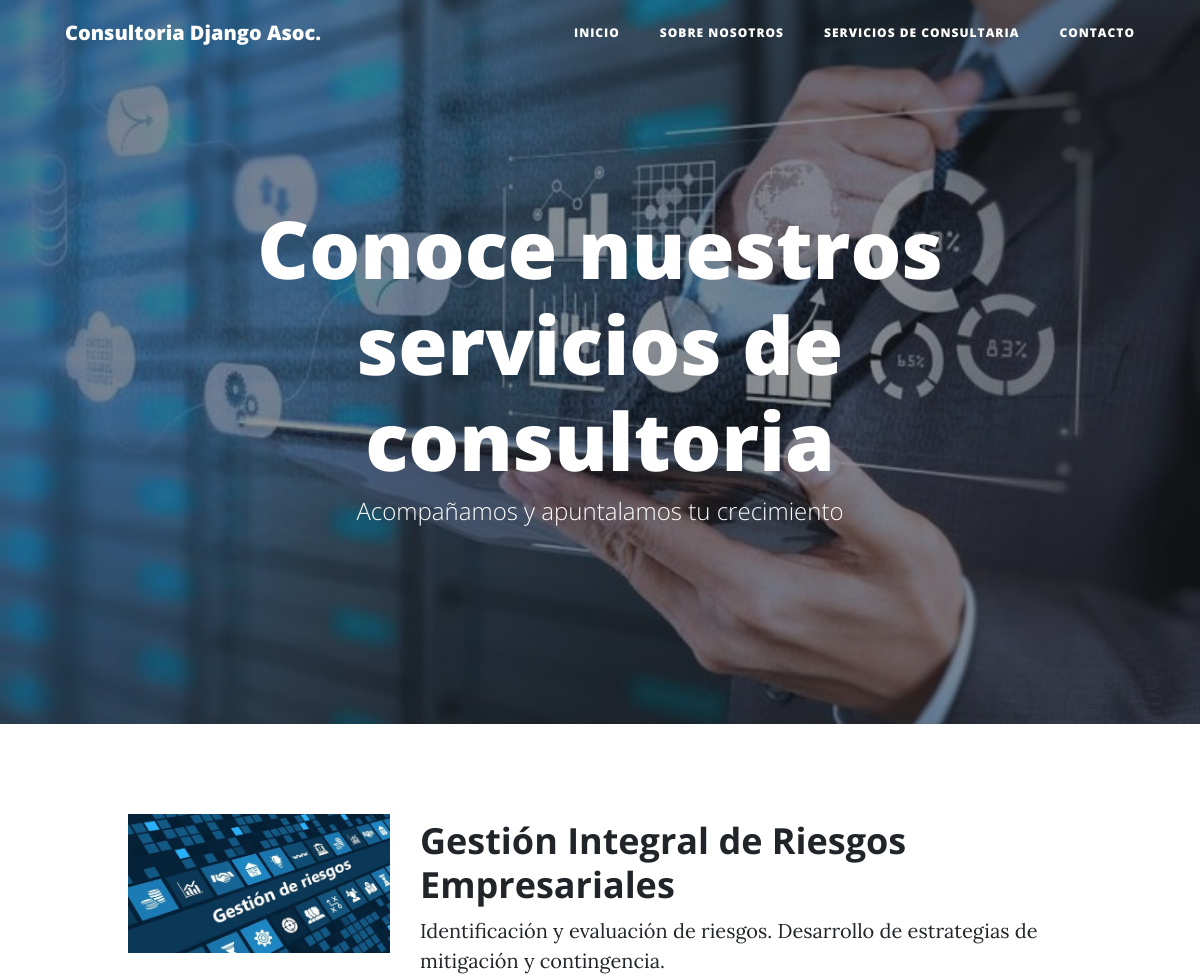
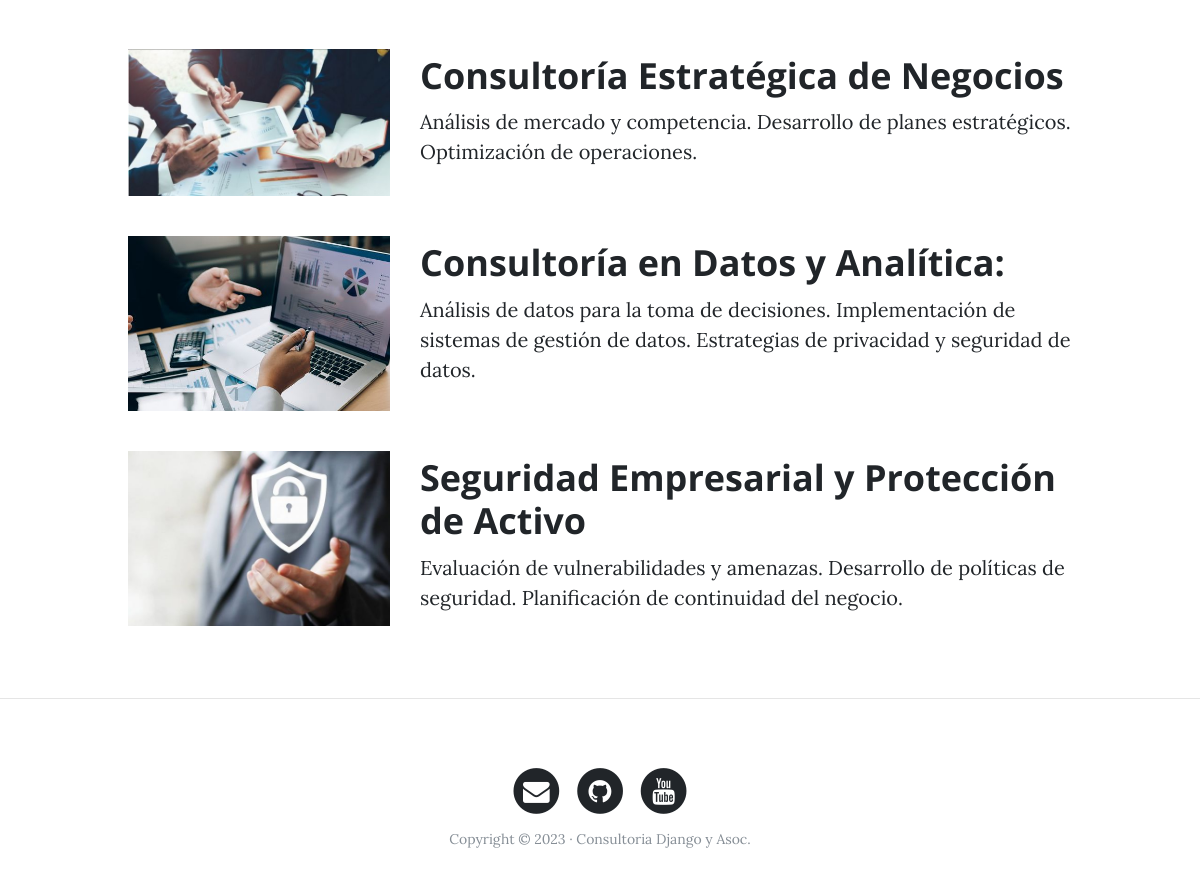
The page /portafolio/ on the database its author committed (2 pictures, top to bottom).
### portafolio/models.py (models this page shows, shortened)
class Project(models.Model):
    tittle = models.CharField(max_length=200)
    descripcion = models.TextField()
    image = models.ImageField(upload_to="projects")
    created = models.DateTimeField(auto_now_add=True)
    updated = models.DateTimeField(auto_now=True)

### portafolio/views.py (the view)
# urls.py: path('portafolio/', portafolio_views.portafolio, name="portafolio"),
def portafolio(request):
    projects = Project.objects.all()
    return render(request,"portafolio/portfolio.html", {'projects': projects})

### portafolio/templates/portafolio/portfolio.html (shortened to what this page needs)
{% extends 'core/base.html' %}
{% block background %}{% load static %} {% static 'core/img/service.jpg' %} {% endblock %}
{% block headers %}
<h1>Conoce nuestros servicios de consultoria</h1>
<span class="subheading">Acompañamos y apuntalamos tu crecimiento </span>
{% endblock %}
{% block content %}
{% for project in projects %}
<div class="row project">
<div class="col-lg-3 col-md-4 offset-lg-1">
    <img class="img-fluid" src="{{project.image.url}}" alt="">
</div>
<div class="col-lg-7 col-md-8">
    <h2 class="section-heading title">{{project.tittle}}</h2>
<p>{{project.descripcion}}</p>
</div>
</div>
{% endfor %}
{% endblock %}

### core/templates/core/base.html (shortened to what this page needs)
<!DOCTYPE html>
<html lang="es">
  <head>
    {% load static %}
    <link href="{% static 'core/vendor/bootstrap/css/bootstrap.min.css' %}" rel="stylesheet">
    <link href="{% static 'core/vendor/font-awesome/css/font-awesome.min.css' %}" rel="stylesheet" type="text/css">
    <link href="{% static 'core/css/clean-blog.min.css' %}" rel="stylesheet">
  </head>
  <body>
    <nav class="navbar navbar-expand-lg navbar-light fixed-top" id="mainNav">
      <div class="container">
        <a class="navbar-brand" href="{% url 'home' %}">Consultoria Django Asoc.</a>
        <div class="collapse navbar-collapse" id="navbarResponsive">
          <ul class="navbar-nav ml-auto">
            <li class="nav-item">
              <a class="nav-link" href="{% url 'home' %}">Inicio</a>
            </li>
            <li class="nav-item">
              <a class="nav-link" href="{% url 'about' %}">Sobre nosotros</a>
            </li>
            <li class="nav-item">
              <a class="nav-link" href="{% url 'portafolio' %}">Servicios de consultaria</a>
            </li>
            <li class="nav-item">
              <a class="nav-link" href="{% url 'contacto' %}">Contacto</a>
            </li>
          </ul>
        </div>
      </div>
    </nav>
    <header class="masthead" style="background-image: url('{% block background %} {% endblock %}')">
      <div class="overlay"></div>
      <div class="container">
        <div class="row">
          <div class="col-lg-8 col-md-10 mx-auto">
            <div class="site-heading">
              {% block headers %} {% endblock %}
            </div>
          </div>
        </div>
      </div>
    </header>
    <div class="container">
      <div class="row">
        {% block content %} {% endblock %}
      </div>
    </div>
    {% if request.path != '/' %} <hr> {% endif %}
    <footer>
      <div class="container">
        <div class="row">
          <div class="col-lg-8 col-md-10 mx-auto">
            <ul class="list-inline text-center">
              <li class="list-inline-item">
                <a href="#">
                  <span class="fa-stack fa-lg">
                    <i class="fa fa-circle fa-stack-2x"></i>
                    <i class="fa fa-envelope fa-stack-1x fa-inverse"></i>
                  </span>
                </a>
              </li>
              <li class="list-inline-item">
                <a href="#">
                  <span class="fa-stack fa-lg">
                    <i class="fa fa-circle fa-stack-2x"></i>
                    <i class="fa fa-github fa-stack-1x fa-inverse"></i>
                  </span>
                </a>
              </li>
              <li class="list-inline-item">
                <a href="#">
                  <span class="fa-stack fa-lg">
                    <i class="fa fa-circle fa-stack-2x"></i>
                    <i class="fa fa-youtube fa-stack-1x fa-inverse"></i>
                  </span>
                </a>
              </li>
            </ul>
            <p class="copyright text-muted">Copyright &copy; 2023 · Consultoria Django y Asoc. </p>
          </div>
        </div>
      </div>
    </footer>
  </body>
</html>

### rows shown on the page
Project: image (picture), tittle "Gestión Integral de Riesgos Empresariales", descripcion "Identificación y evaluación de riesgos. Desarrollo de estrategias de mitigación y contingencia."
Project: image (picture), tittle "Consultoría Estratégica de Negocios", descripcion "Análisis de mercado y competencia. Desarrollo de planes estratégicos. Optimización de operaciones."
Project: image (picture), tittle "Consultoría en Datos y Analítica:", descripcion "Análisis de datos para la toma de decisiones. Implementación de sistemas de gestión de datos. Estrategias de privacidad y seguridad de datos."
Project: image (picture), tittle "Seguridad Empresarial y Protección de Activo", descripcion "Evaluación de vulnerabilidades y amenazas. Desarrollo de políticas de seguridad. Planificación de continuidad del negocio."
